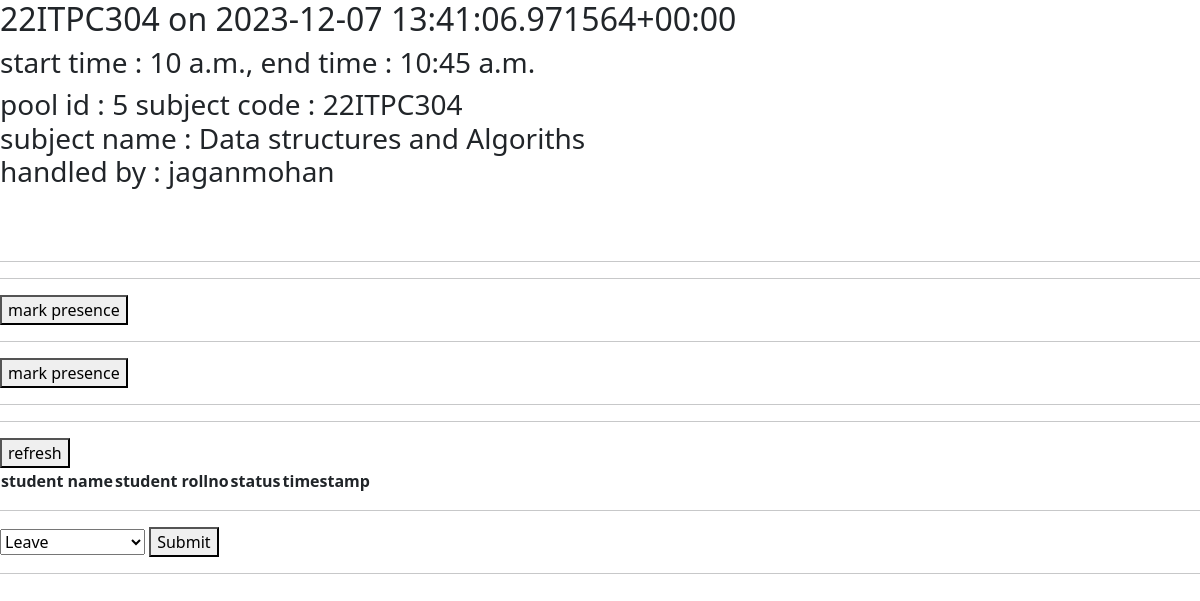
Before: /Student/view/pool/5/ with the older database file.
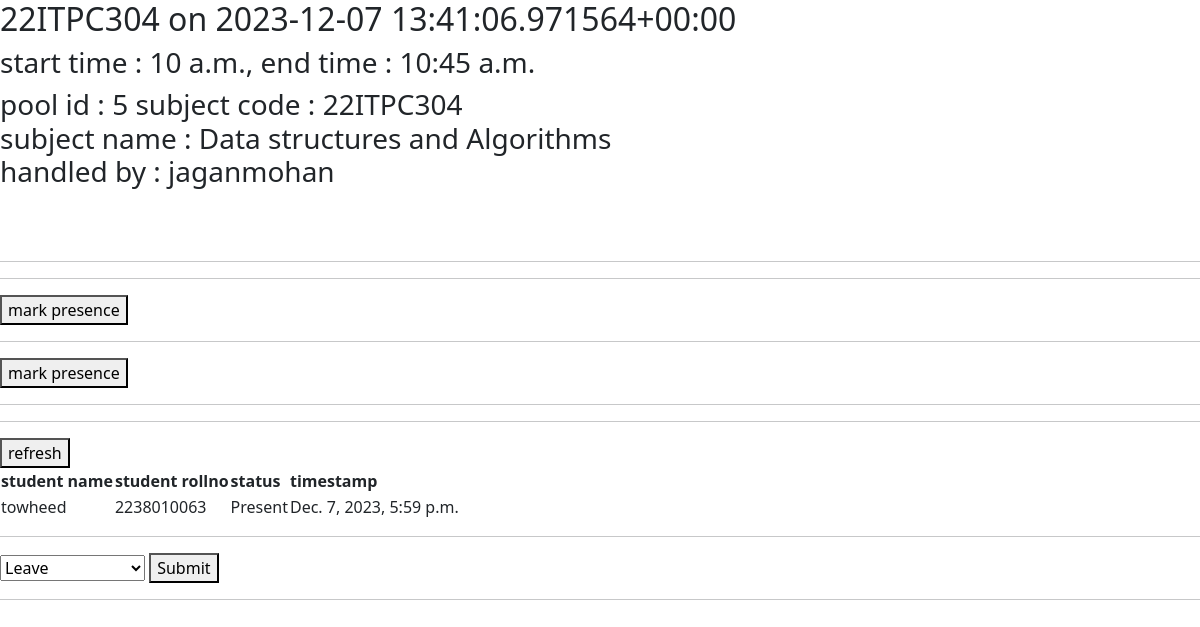
After: the same page with the newer database file.
### user/models.py (models this page shows, shortened)
class attendance_pool(models.Model):
    start_time = models.TimeField()
    end_time = models.TimeField()
    created_by = models.ForeignKey(User, on_delete=models.CASCADE)
    subject = models.ForeignKey(subject,on_delete=models.CASCADE)#here try to apply the filtering of subjets based on the department or the associating sebjects handled by the staff so the list will be shortened
    recieved_attendance = models.IntegerField(blank = True,null = False,default=0)
    is_alive = models.BooleanField(null=True,blank=False,default=True)
    latitude = models.DecimalField(max_digits=9, decimal_places=6, null=True, blank=True)
    longitude = models.DecimalField(max_digits=9, decimal_places=6, null=True, blank=True)
    datefield = models.DateTimeField(auto_now=True)
    def __str__(self):
        return f"{self.subject.subject_code} on {self.datefield}"
        pass

class subject(models.Model):
    dept = models.CharField(max_length=45,choices=dept_choices,blank = False,null=False)
    sem = models.IntegerField(choices=sem_choices,blank = False,null=False)
    subject_name = models.CharField(max_length=45,blank=False,null=True)
    subject_code = models.CharField(max_length=10,blank=False,null=True,unique=True)
    type = models.CharField(max_length=45,choices=sub_type_choices,blank=False,null = False)
    handling_staff = models.ForeignKey(User,on_delete=models.CASCADE,null = True)#here try to add only the teacher role users so when selecting handling staffs it wont be lenghty and if it possible try to implement the dept and sem table so we can sort out

class User(AbstractUser):
    dept = models.CharField(max_length=10, choices=dept_choices, blank=True, null=True)
    sem = models.IntegerField(choices = sem_choices,blank = True,null = True)
    role = models.CharField(max_length=10, choices=role_choices, default="Student", blank=False, null=False)
    userid = models.BigIntegerField(blank = False,null = True)
    class Meta:
        constraints = [
            models.UniqueConstraint(fields=['userid'], name='unique_user_id'),
        ]

class attendance(models.Model):
    pool = models.ForeignKey(attendance_pool,on_delete=models.CASCADE,blank=False,null=False)
    user = models.ForeignKey(User, on_delete=models.CASCADE)
    student_roll = models.IntegerField(blank=False,null=False)#think later if it was really mportant because we have user refernce above so..,
    status = models.CharField(max_length=20,choices=status_choices,default="absent",blank=False,null=False)
    ip_address = models.GenericIPAddressField()
    timestamp = models.DateTimeField(auto_now_add=True)

### student/views.py (the view)
# urls.py: path('view/pool/<int:pk>/',pool_view.as_view(),name = "student_pool_view"),
class pool_view(View):
    def get(self, request, *args, **kwargs):
        pk = kwargs.get('pk')
        current_pool = attendance_pool.objects.get(id = pk)
        result_data = attendance.objects.filter(pool = current_pool)
        template_name = "student_pool_view.html"
        return render(request,template_name, {"pool":current_pool,"result_data":result_data})

### templates/student_pool_view.html (shortened to what this page needs)
{% extends 'base.html' %}
{% block content %}
        <div>
                <H2>{{pool}}</H2>
            </div>
            <div>
                <h3>start time : {{pool.start_time}}, end time : {{pool.end_time}}</h3>
            </div>
            <div>
                <h3>
                    pool id : {{pool.id}}
                subject code : {{pool.subject.subject_code}}<br>
                subject name : {{pool.subject.subject_name}}<br>
                handled by : {{pool.subject.handling_staff.username}}<br>
                </h3>
            </div>
                <br>
                <br>
                <hr>
                <hr>
        </div>
        <button id="postButton">mark presence</button>
        <br><hr>
        <button id="refreshbtn">mark presence</button>
        <hr>
        <hr>
        <button id = "refresh-data">refresh</button>
        <table id = "attendance_result">
            <tr>
                <th>student name</th>
                <th>student rollno</th>
                <th>status</th>
                <th>timestamp</th>
            </tr>
            {% for data in result_data %}
            <tr>
                <td>{{data.user.username}}</td>
                <td>{{data.user.userid}}</td>
                <td>{{data.status}}</td>
                <td>{{data.timestamp}}</td>
            </tr>
            {% endfor %}
        </table>
        <hr>
        <form id="yourForm">
          <select id="requestType">
              <option value="leave">Leave</option>
          </select>
          <button type="button" id="submitButton">Submit</button>
      </form>
        <hr>
{% endblock %}

Changed rows visible on the page:
changed through a linked row, attendance_pool "22ITPC304": subject.subject_name "Data structures and Algoriths" → "Data structures and Algorithms"
added attendance: user.username "towheed", user.userid "2238010063", status "Present", timestamp "Dec. 7, 2023, 5:59 p.m."
